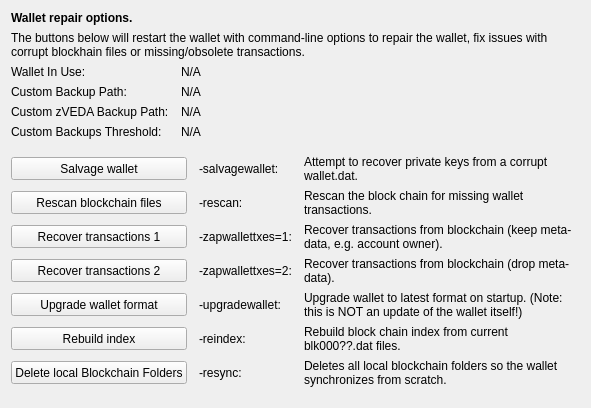
     <widget class="QWidget" name="tab_repair">
      <attribute name="title">
       <string>&amp;Wallet Repair</string>
      </attribute>
      <layout class="QGridLayout" name="gridLayout_4" columnstretch="0,0,0,0">
       <property name="horizontalSpacing">
        <number>12</number>
       </property>
       <item row="0" column="0" colspan="4">
        <widget class="QLabel" name="label_repair_header">
         <property name="font">
          <font>
           <weight>75</weight>
           <bold>true</bold>
          </font>
         </property>
         <property name="text">
          <string>Wallet repair options.</string>
         </property>
        </widget>
       </item>
       <item row="1" column="0" colspan="4">
        <widget class="QLabel" name="label_repair_helptext">
         <property name="font">
          <font>
           <weight>50</weight>
           <bold>false</bold>
          </font>
         </property>
         <property name="text">
          <string>The buttons below will restart the wallet with command-line options to repair the wallet, fix issues with corrupt blockhain files or missing/obsolete transactions.</string>
         </property>
         <property name="wordWrap">
          <bool>true</bool>
         </property>
        </widget>
       </item>
       <item row="2" column="0">
        <widget class="QLabel" name="wallet_path_label">
         <property name="text">
          <string>Wallet In Use:</string>
         </property>
        </widget>
       </item>
       <item row="2" column="1" colspan="3">
        <widget class="QLabel" name="wallet_path">
         <property name="cursor">
          <cursorShape>IBeamCursor</cursorShape>
         </property>
         <property name="text">
          <string>N/A</string>
         </property>
         <property name="textFormat">
          <enum>Qt::PlainText</enum>
         </property>
         <property name="textInteractionFlags">
          <set>Qt::LinksAccessibleByMouse|Qt::TextSelectableByKeyboard|Qt::TextSelectableByMouse</set>
         </property>
        </widget>
       </item>
       <item row="3" column="0">
        <widget class="QLabel" name="wallet_custombackuppath_label">
         <property name="text">
          <string>Custom Backup Path:</string>
         </property>
         <property name="visible">
          <bool>false</bool>
         </property>
        </widget>
       </item>
       <item row="3" column="1" colspan="3">
        <widget class="QLabel" name="wallet_custombackuppath">
         <property name="cursor">
          <cursorShape>IBeamCursor</cursorShape>
         </property>
         <property name="text">
          <string>N/A</string>
         </property>
         <property name="textFormat">
          <enum>Qt::PlainText</enum>
         </property>
         <property name="textInteractionFlags">
          <set>Qt::LinksAccessibleByMouse|Qt::TextSelectableByKeyboard|Qt::TextSelectableByMouse</set>
         </property>
         <property name="visible">
          <bool>false</bool>
         </property>
        </widget>
       </item>
       <item row="4" column="0">
        <widget class="QLabel" name="wallet_customzpivbackuppath_label">
         <property name="text">
          <string>Custom zVEDA Backup Path:</string>
         </property>
         <property name="visible">
          <bool>false</bool>
         </property>
        </widget>
       </item>
       <item row="4" column="1" colspan="3">
        <widget class="QLabel" name="wallet_customzpivbackuppath">
         <property name="cursor">
          <cursorShape>IBeamCursor</cursorShape>
         </property>
         <property name="text">
          <string>N/A</string>
         </property>
         <property name="textFormat">
          <enum>Qt::PlainText</enum>
         </property>
         <property name="textInteractionFlags">
          <set>Qt::LinksAccessibleByMouse|Qt::TextSelectableByKeyboard|Qt::TextSelectableByMouse</set>
         </property>
         <property name="visible">
          <bool>false</bool>
         </property>
        </widget>
       </item>
       <item row="5" column="0">
        <widget class="QLabel" name="wallet_custombackupthreshold_label">
         <property name="text">
          <string>Custom Backups Threshold:</string>
         </property>
         <property name="visible">
          <bool>false</bool>
         </property>
        </widget>
       </item>
       <item row="5" column="1" colspan="3">
        <widget class="QLabel" name="wallet_custombackupthreshold">
         <property name="cursor">
          <cursorShape>IBeamCursor</cursorShape>
         </property>
         <property name="text">
          <string>N/A</string>
         </property>
         <property name="textFormat">
          <enum>Qt::PlainText</enum>
         </property>
         <property name="textInteractionFlags">
          <set>Qt::LinksAccessibleByMouse|Qt::TextSelectableByKeyboard|Qt::TextSelectableByMouse</set>
         </property>
         <property name="visible">
          <bool>false</bool>
         </property>
        </widget>
       </item>
       <item row="6" column="0">
        <spacer name="verticalSpacer_repair1">
         <property name="orientation">
          <enum>Qt::Vertical</enum>
         </property>
         <property name="sizeHint" stdset="0">
          <size>
           <width>10</width>
           <height>10</height>
          </size>
         </property>
        </spacer>
       </item>
       <item row="7" column="0" colspan="2">
        <widget class="QPushButton" name="btn_salvagewallet">
         <property name="minimumSize">
          <size>
           <width>100</width>
           <height>23</height>
          </size>
         </property>
         <property name="text">
          <string>Salvage wallet</string>
         </property>
        </widget>
       </item>
       <item row="7" column="2">
        <widget class="QLabel" name="label_repair_salvage_command">
         <property name="text">
          <string notr="true">-salvagewallet:</string>
         </property>
        </widget>
       </item>
       <item row="7" column="3">
        <widget class="QLabel" name="label_repair_salvage">
         <property name="text">
          <string>Attempt to recover private keys from a corrupt wallet.dat.</string>
         </property>
         <property name="wordWrap">
          <bool>true</bool>
         </property>
        </widget>
       </item>
       <item row="8" column="0" colspan="2">
        <widget class="QPushButton" name="btn_rescan">
         <property name="minimumSize">
          <size>
           <width>100</width>
           <height>23</height>
          </size>
         </property>
         <property name="text">
          <string>Rescan blockchain files</string>
         </property>
        </widget>
       </item>
       <item row="8" column="2">
        <widget class="QLabel" name="label_repair_rescan_command">
         <property name="text">
          <string notr="true">-rescan:</string>
         </property>
        </widget>
       </item>
       <item row="8" column="3">
        <widget class="QLabel" name="label_repair_rescan">
         <property name="text">
          <string>Rescan the block chain for missing wallet transactions.</string>
         </property>
         <property name="wordWrap">
          <bool>true</bool>
         </property>
        </widget>
       </item>
       <item row="9" column="0" colspan="2">
        <widget class="QPushButton" name="btn_zapwallettxes1">
         <property name="minimumSize">
          <size>
           <width>100</width>
           <height>23</height>
          </size>
         </property>
         <property name="text">
          <string>Recover transactions 1</string>
         </property>
        </widget>
       </item>
       <item row="9" column="2">
        <widget class="QLabel" name="label_repair_zap1_command">
         <property name="text">
          <string notr="true">-zapwallettxes=1:</string>
         </property>
        </widget>
       </item>
       <item row="9" column="3">
        <widget class="QLabel" name="label_repair_zap1">
         <property name="text">
          <string>Recover transactions from blockchain (keep meta-data, e.g. account owner).</string>
         </property>
         <property name="wordWrap">
          <bool>true</bool>
         </property>
        </widget>
       </item>
       <item row="10" column="0" colspan="2">
        <widget class="QPushButton" name="btn_zapwallettxes2">
         <property name="minimumSize">
          <size>
           <width>100</width>
           <height>23</height>
          </size>
         </property>
         <property name="text">
          <string>Recover transactions 2</string>
         </property>
        </widget>
       </item>
       <item row="10" column="2">
        <widget class="QLabel" name="label_repair_zap2_command">
         <property name="text">
          <string notr="true">-zapwallettxes=2:</string>
         </property>
        </widget>
       </item>
       <item row="10" column="3">
        <widget class="QLabel" name="label_repair_zap2">
         <property name="text">
          <string>Recover transactions from blockchain (drop meta-data).</string>
         </property>
         <property name="wordWrap">
          <bool>true</bool>
         </property>
        </widget>
       </item>
       <item row="11" column="0" colspan="2">
        <widget class="QPushButton" name="btn_upgradewallet">
         <property name="minimumSize">
          <size>
           <width>100</width>
           <height>23</height>
          </size>
         </property>
         <property name="text">
          <string>Upgrade wallet format</string>
         </property>
        </widget>
       </item>
       <item row="11" column="2">
        <widget class="QLabel" name="label_repair_upgrade_command">
         <property name="text">
          <string notr="true">-upgradewallet:</string>
         </property>
        </widget>
       </item>
       <item row="11" column="3">
        <widget class="QLabel" name="label_repair_upgrade">
         <property name="text">
          <string>Upgrade wallet to latest format on startup. (Note: this is NOT an update of the wallet itself!)</string>
         </property>
         <property name="wordWrap">
          <bool>true</bool>
         </property>
        </widget>
       </item>
       <item row="12" column="0" colspan="2">
        <widget class="QPushButton" name="btn_reindex">
         <property name="minimumSize">
          <size>
           <width>100</width>
           <height>23</height>
          </size>
         </property>
         <property name="text">
          <string>Rebuild index</string>
         </property>
        </widget>
       </item>
       <item row="12" column="2">
        <widget class="QLabel" name="label_repair_reindex_command">
         <property name="text">
          <string notr="true">-reindex:</string>
         </property>
        </widget>
       </item>
       <item row="12" column="3">
        <widget class="QLabel" name="label_repair_reindex">
         <property name="text">
          <string>Rebuild block chain index from current blk000??.dat files.</string>
         </property>
         <property name="wordWrap">
          <bool>true</bool>
         </property>
        </widget>
       </item>
       <item row="13" column="0" colspan="2">
        <widget class="QPushButton" name="btn_resync">
         <property name="minimumSize">
          <size>
           <width>100</width>
           <height>23</height>
          </size>
         </property>
         <property name="text">
          <string>Delete local Blockchain Folders</string>
         </property>
        </widget>
       </item>
       <item row="13" column="2">
        <widget class="QLabel" name="label_repair_resync_command">
         <property name="text">
          <string>-resync:</string>
         </property>
        </widget>
       </item>
       <item row="13" column="3">
        <widget class="QLabel" name="label_repair_resync">
         <property name="text">
          <string>Deletes all local blockchain folders so the wallet synchronizes from scratch.</string>
         </property>
         <property name="wordWrap">
          <bool>true</bool>
         </property>
        </widget>
       </item>
       <item row="14" column="0">
        <spacer name="verticalSpacer_repair2">
         <property name="orientation">
          <enum>Qt::Vertical</enum>
         </property>
         <property name="sizeHint" stdset="0">
          <size>
           <width>20</width>
           <height>10</height>
          </size>
         </property>
        </spacer>
       </item>
      </layout>
     </widget>
